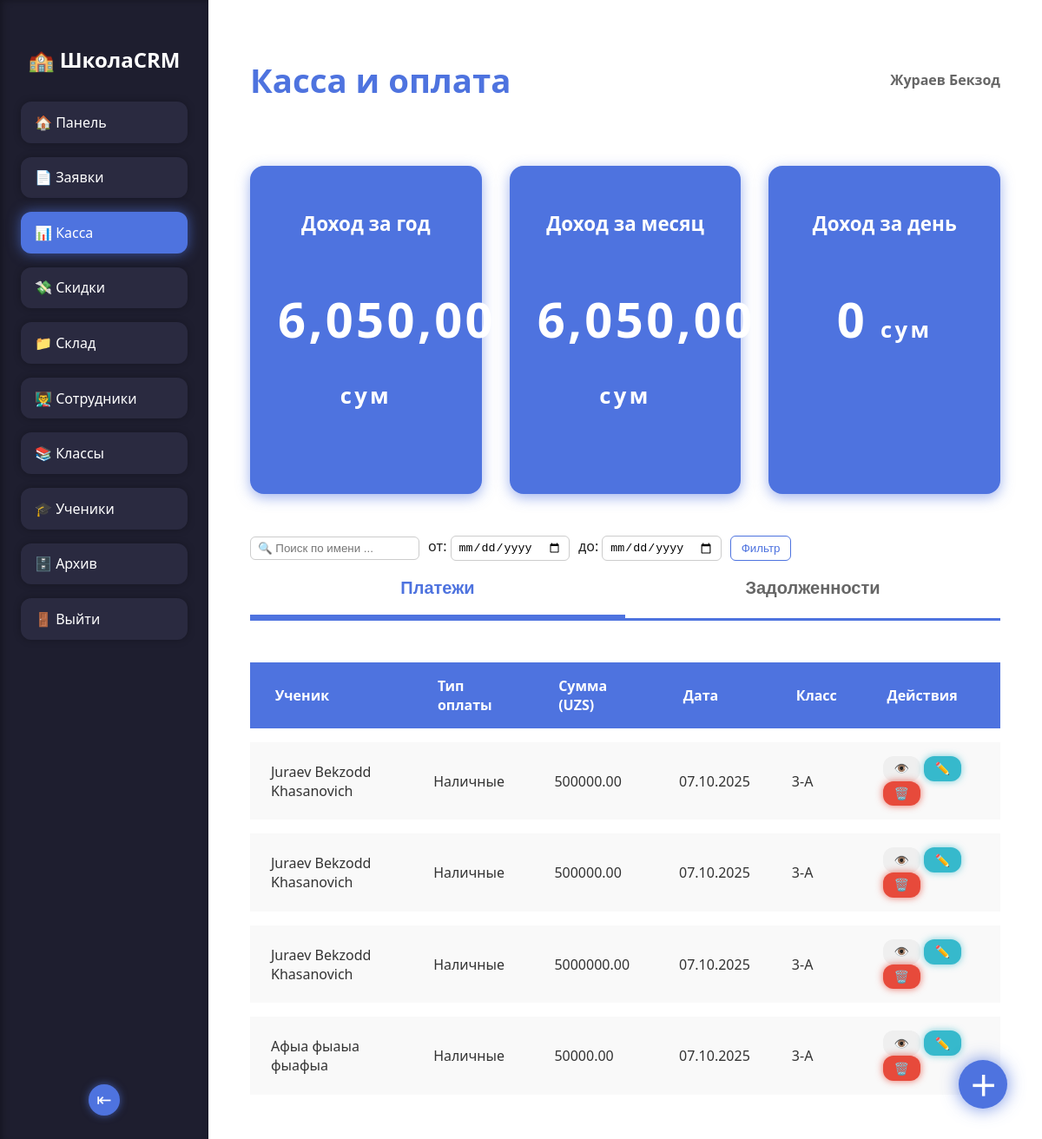
The app's page /kassa/ (signed in), older data.
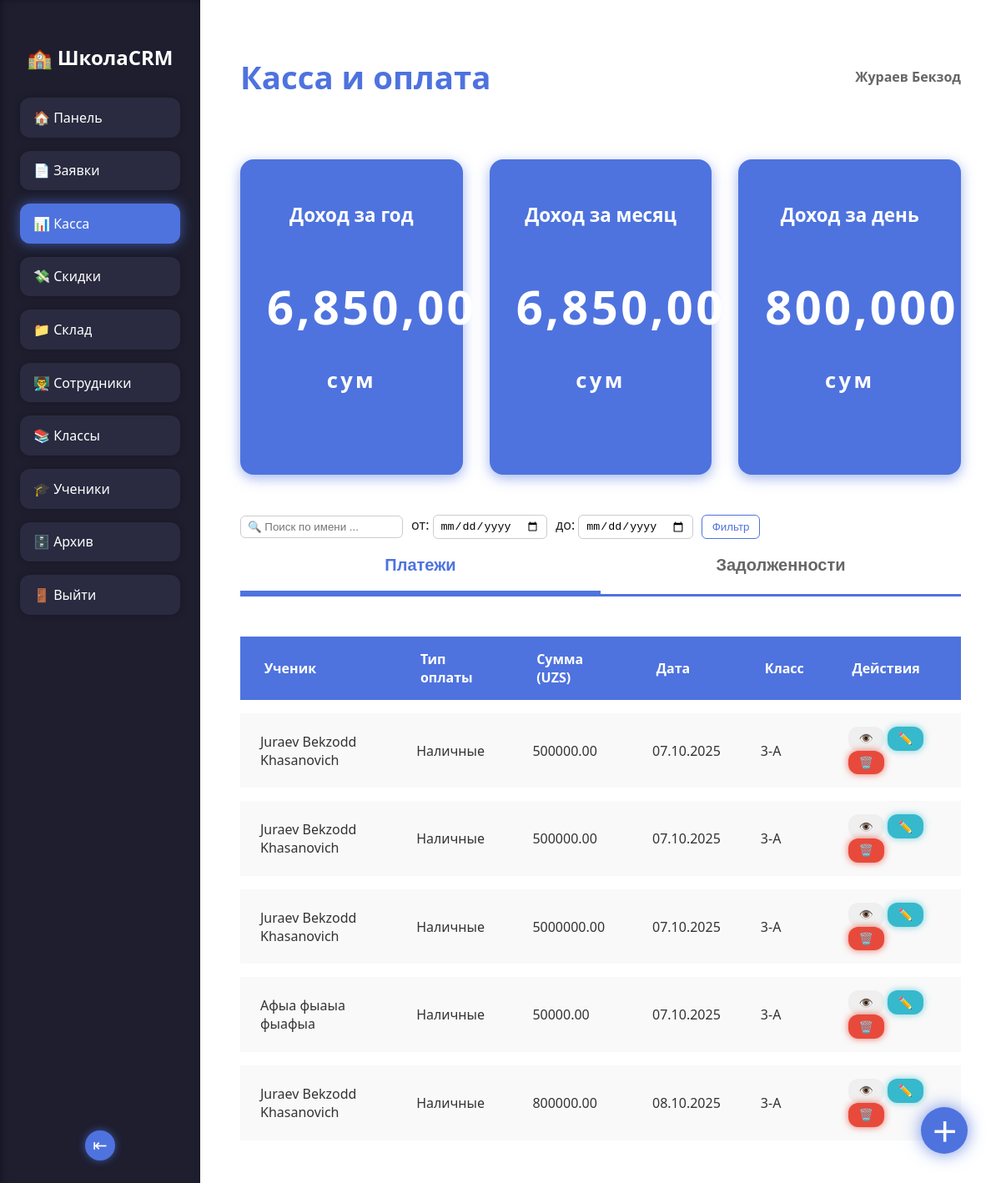
The same page, newer data.
### application/models.py (models this page shows, shortened)
class Profile(models.Model):
    POSITION_CHOICES = [
        ("admin", "Админ"),
        ("HR", "Отдел кадров"),
        ("supplier","Завхоз"),
        ("zavuch", "Завуч"),
    ]
    username = models.OneToOneField(User, on_delete=models.CASCADE, related_name='profile')
    name = models.CharField(max_length=200, null=True, blank=True, default=None)
    lastname = models.CharField(max_length=200, null=True, blank=True, default=None)
    middle_name = models.CharField(max_length=200, null=True, blank=True, default=None)
    position = models.CharField(max_length=20, choices=POSITION_CHOICES, blank=True, null=True)
    approve=models.BooleanField(default=False)

class Payment(models.Model):
    DEBT = "debt"
    PAYMENT = "payment"
    TRANSACTION_TYPES = [
        (DEBT, "Начисление"),
        (PAYMENT, "Оплата"),
    ]
    TYPE = [
        ("cash", "Наличные"),
        ("bank", "Банковские переводы"),
        ('card','Карта')
    ]
    transaction_type = models.CharField(max_length=10, choices=TRANSACTION_TYPES,null=True)
    student=models.ForeignKey(Student, on_delete=models.CASCADE)
    type_of_payment=models.CharField(max_length=20, choices=TYPE,null=True,blank=True)
    sum = models.DecimalField(max_digits=10, decimal_places=2, default=0)
    created_at = models.DateField(auto_now_add=True,null=True)

class Student(models.Model):
    name = models.CharField(max_length=200, null=True, blank=True, default=None)
    lastname = models.CharField(max_length=200, null=True, blank=True, default=None)
    middle_name = models.CharField(max_length=200, null=True, blank=True, default=None)
    phone = PhoneNumberField(blank=True, null=True)
    date_birth = models.DateField(null=True, blank=True, default=None)
    photo = models.ImageField(blank=True, null=True, upload_to='staff/')
    adres = models.CharField(max_length=200)
    passport = models.CharField(max_length=50)
    created_at = models.DateField(auto_now_add=True)
    prikaz=models.IntegerField(default=None)
    prikaz_date=models.DateField(blank=True,null=True)
    school_class = models.ForeignKey(SchoolClass, on_delete=models.SET_NULL, null=True, blank=True)
    Gender_CHOICES = [
        ("male", "Муж"),
        ("female", "Жен"),
    ]
    position_gender = models.CharField(max_length=20, choices=Gender_CHOICES, blank=True, null=True)
    prikaz_archive = models.IntegerField(default=None,blank=True,null=True)
    prikaz_date_archive = models.DateField(blank=True, null=True)
    archive=models.BooleanField(default=False)
    document = models.FileField(blank=True, null=True, upload_to='student/')
    discount = models.DecimalField(max_digits=10, decimal_places=2, blank=True,null=True)

class SchoolClass(models.Model):
    name = models.CharField(max_length=20, unique=True)  # e.g., "1-A", "2-B"

### application/views.py (the view, shortened to what this page needs)
# urls.py: path('kassa/',views.Kassa_view.as_view(),name='kassa'),
class Kassa_view(LoginRequiredMixin,TemplateView):
   login_url = reverse_lazy('login')
   template_name = 'kassa.html'
   def get_context_data(self, *, object_list=None, **kwargs):
      context = super().get_context_data(**kwargs)
      today = now().date()
      students_with_debt = Payment.objects.filter(
         transaction_type="debt",
         created_at__year=today.year,
         created_at__month=today.month
      ).values_list("student_id", flat=True)
      students = Student.objects.exclude(id__in=students_with_debt)
      payments = [
         Payment(
            student=s,
            transaction_type="debt",
            sum=s.discount if s.discount else 3800000
         )
         for s in students
      ]
      Payment.objects.bulk_create(payments)
      context['students']=Student.objects.values('id','name','lastname','middle_name','school_class__name')
      current_month = timezone.now().month
      current_year = timezone.now().year
      context['payment']=Payment.objects.filter(transaction_type='payment').select_related('student__school_class')
      context['more'] = Payment.objects.select_related('student__school_class')
      context['debt']=Payment.objects.values('student__id', 'student__name','student__lastname','student__middle_name','student__school_class__name') \
    .annotate(
        total=(
                Coalesce(Sum('sum', filter=Q(transaction_type='debt')), 0, output_field=models.DecimalField()) -
                Coalesce(Sum('sum', filter=Q(transaction_type='payment')), 0, output_field=models.DecimalField())
        ),last_payment=Max('created_at',filter=Q(transaction_type='payment'))
    ).filter(total__gt=0)
      context['sum_month'] = Payment.objects.filter(
         transaction_type='payment',
         created_at__year=current_year,
         created_at__month=current_month
      ).aggregate(total=Sum('sum'))['total'] or 0
      context['sum_day'] = Payment.objects.filter(
         transaction_type='payment',
         created_at=today
      ).aggregate(total=Sum('sum'))['total'] or 0
      context['sum_year'] = Payment.objects.filter(
         transaction_type='payment',
         created_at__year=current_year,
      ).aggregate(total=Sum('sum'))['total'] or 0
      return  context

### application/templates/kassa.html (shortened to what this page needs)
{% load humanize %}
<!DOCTYPE html>
<html lang="ru">
<head>
</head>
<body>
<aside class="sidebar" id="sidebar" aria-label="Навигация по сайту">
  <h2>🏫 ШколаCRM</h2>
  <nav class="menu" aria-label="Главное меню">
  <a href="{% url 'dashboard' %}" class="menu-link" > 🏠 Панель</a>
       {% if request.user.profile.position == 'admin' %}
      <a href="{% url 'approve' %}" class="menu-link">📄 Заявки</a>
      {% endif %}
      <a href="{% url 'kassa' %}" class="menu-link  active ">📊 Касса</a>
        <a href="{% url 'discount' %}" class="menu-link ">💸 Скидки</a>
         <a href="{% url 'warehouse' %}" class="menu-link">📁 Склад</a>
      <a href="{% url 'staff' %}" class="menu-link ">👨‍🏫 Сотрудники</a>
      <a href="{% url 'class' %}" class="menu-link ">📚 Классы</a>
      <a href="{% url 'student' %}" class="menu-link">🎓 Ученики</a>
      <a href="{% url 'archive' %}" class="menu-link">🗄️ Архив</a>
     <a href="{% url 'logout' %}" class="menu-link">🚪 Выйти</a>
  </nav>
  <button class="sidebar-toggle" aria-label="Свернуть меню" id="sidebarToggle">⇤</button>
</aside>
<div class="main-wrapper" role="main">
  <header class="top-bar">
    <h1>Касса и оплата</h1>
    <div class="user-info" aria-label="Пользователь: Иван Иванов">
      {{request.user.profile.lastname}} {{request.user.profile.name}}
    </div>
  </header>
    <section class="summary-grid" aria-label="Общее количество товаров по категориям">
    <article class="summary-card" tabindex="0" aria-label="Школьные принадлежности: 385 штук">
      <h2 class="summary-title">Доход за год</h2>
      <p class="summary-value">{{sum_year|intcomma}}<span class="summary-unit"> сум</span></p>
    </article>
    <article class="summary-card" tabindex="0" aria-label="Мебель: 120 штук">
      <h2 class="summary-title">Доход за месяц</h2>
      <p class="summary-value">{{sum_month|intcomma}}<span class="summary-unit"> сум</span></p>
    </article>
    <article class="summary-card" tabindex="0" aria-label="Оборудование: 45 штук">
      <h2 class="summary-title">Доход за день</h2>
      <p class="summary-value">{{sum_day|intcomma}}<span class="summary-unit"> сум</span></p>
    </article>
  </section>
   <div class="filters">
   <input type="text" id="searchInput" placeholder="🔍 Поиск по имени ..." />
    <label>
      от:
      <input type="date" id="startDate">
    </label>
    <label>
      до:
      <input type="date" id="endDate">
    </label>
    <button onclick="filterTable()">Фильтр</button>
  </div>
  <nav class="tabs" role="tablist" aria-label="Переключение между разделами">
    <button role="tab" aria-selected="true" aria-controls="payments-tab" id="tabPayments" class="active">Платежи</button>
    <button role="tab" aria-selected="false" aria-controls="debts-tab" id="tabDebts">Задолженности</button>
  </nav>
  <section id="payments-tab" class="tab-content active" role="tabpanel" aria-labelledby="tabPayments" tabindex="0">
    <table aria-label="Учёт оплат" id="paymentsTable">
      <thead>
        <tr>
          <th scope="col">Ученик</th>
          <th scope="col">Тип оплаты</th>
          <th scope="col">Сумма (UZS)</th>
          <th scope="col">Дата</th>
          <th scope="col">Класс</th>
          <th scope="col">Действия</th>
        </tr>
      </thead>
      <tbody>
        {% for item in payment %}
       <tr
  data-id="{{item.pk}}"
  data-student="{{item.student.lastname}} {{item.student.name}} {{item.student.middle_name}}"
  data-studentid="{{item.student.id}}"
  data-studentclass="{{item.student.school_class.name}}"
  data-type="{{item.type_of_payment}}"
  data-sum="{{ item.sum|floatformat:0 }}"
>
  <td data-label="Ученик">{{item.student.lastname}} {{item.student.name}} {{item.student.middle_name}}</td>
  <td data-label="Тип оплаты">{{item.get_type_of_payment_display}}</td>
  <td data-label="Сумма">{{item.sum}}</td>
  <td data-label="Дата">{{item.created_at|date:'d.m.Y'}}</td>
  <td data-label="Статус">{{item.student.school_class.name}}</td>
  <td>
    <button class="btn more" data-id="{{item.student.pk}}">👁️</button>
    <button class="btn edit" data-id="{{item.pk}}">✏️</button>
    <button class="btn delete" data-id="{{item.pk}}">🗑️</button>
  </td>
</tr>
        {% endfor %}
      </tbody>
    </table>
    <button class="btn-add-floating" aria-label="Добавить оплату" id="addPaymentBtn">＋</button>
  </section>
</div>
</body>
</html>

### application/templates/kassa.html (style rules this page uses)
*, *::before, *::after { box-sizing: border-box; }
body { margin: 0; padding: 0; font-family: 'Segoe UI', Tahoma, Geneva, Verdana, sans-serif; background: #f4f6fa; color: #222; display: flex; min-height: 100vh; }
.sidebar { background-color: #1e1e2f; width: 240px; padding: 2rem 1.5rem; display: flex; flex-direction: column; flex-shrink: 0; box-shadow: inset 2px 0 8px #00000055; transition: width 0.3s ease; user-select: none; position: relative; }
.sidebar h2 { font-size: 24px; margin-bottom: 2rem; text-align: center; color: white; user-select: text; }
.menu { display: flex; flex-direction: column; gap: 1rem; }
.menu-link { display: flex; align-items: center; gap: 10px; background-color: #2a2a40; padding: 0.8rem 1rem; border-radius: 12px; color: white; text-decoration: none; font-weight: 500; font-size: 1rem; cursor: pointer; box-shadow: 0 0 8px #00000044; transition: background-color 0.3s ease, color 0.3s ease; user-select: none; }
.menu-link.active { background-color: #4e73df; color: white; box-shadow: 0 0 15px #4e73dfaa; }
.sidebar-toggle { position: absolute; bottom: 2rem; left: 50%; transform: translateX(-50%); background: #4e73df; border: none; border-radius: 50%; width: 36px; height: 36px; cursor: pointer; font-size: 1.3rem; color: white; box-shadow: 0 0 10px #4e73dfaa; transition: background-color 0.3s ease; user-select: none; }
.main-wrapper { flex-grow: 1; display: flex; flex-direction: column; background: #fff; padding: 2.5rem 3rem; color: #222; position: relative; }
header.top-bar { display: flex; justify-content: space-between; align-items: center; margin-bottom: 3rem; }
header.top-bar h1 { font-size: 2.4rem; font-weight: 700; color: #4e73df; }
.user-info { font-weight: 600; font-size: 1rem; color: #666; user-select: none; }
.summary-grid { display: grid; grid-template-columns: repeat(auto-fit,minmax(200px,1fr)); gap: 2rem; margin-bottom: 3rem; }
.summary-card { background-color: #4e73df; border-radius: 16px; padding: 2rem; color: white; text-align: center; box-shadow: 0 4px 15px #4e73df88; cursor: default; user-select: none; transition: box-shadow 0.3s ease; }
.summary-title { font-weight: 700; font-size: 1.4rem; margin-bottom: 0.8rem; }
.summary-value { font-weight: 900; font-size: 3.5rem; letter-spacing: 0.06em; }
.summary-unit { font-weight: 700; font-size: 1.6rem; margin-left: 0.3rem; }
.tabs { display: flex; border-bottom: 3px solid #4e73df; margin-bottom: 2rem; }
.tabs button { flex: 1; background: none; border: none; padding: 1.2rem 0; font-size: 1.25rem; font-weight: 600; color: #666; cursor: pointer; border-bottom: 4px solid transparent; transition: color 0.3s ease, border-color 0.3s ease; user-select: none; }
.tabs button.active, .tabs button:hover:not(:disabled) { color: #4e73df; border-bottom-color: #4e73df; }
.tab-content { display: none; animation: fadeIn 0.35s ease forwards; }
.tab-content.active { display: block; }
table { width: 100%; border-collapse: separate; border-spacing: 0 16px; font-size: 1rem; font-weight: 500; border-radius: 12px; overflow: hidden; }
thead tr th { background: #4e73df; color: white; padding: 1rem 1.8rem; font-weight: 700; text-align: left; user-select: none; }
tbody tr { background: #f9f9f9; border-radius: 12px; transition: background-color 0.2s ease; }
tbody tr td { padding: 1rem 1.5rem; vertical-align: middle; color: #333; }
.btn { padding: 0.4rem 0.8rem; font-size: 14px; font-weight: 600; border: none; border-radius: 12px; cursor: pointer; user-select: none; transition: background-color 0.3s ease, box-shadow 0.3s ease; }
.btn.edit { background-color: #36b9cc; color: white; margin-right: 0.5rem; box-shadow: 0 0 8px #36b9ccaa; }
.btn.delete { background-color: #e74a3b; color: white; box-shadow: 0 0 8px #e74a3bcc; }
.btn-add-floating { position: fixed; bottom: 40px; right: 40px; background-color: #4e73df; border: none; color: white; width: 56px; height: 56px; border-radius: 50%; font-size: 32px; font-weight: 700; box-shadow: 0 0 20px #4e73dfcc; cursor: pointer; user-select: none; transition: background-color 0.3s ease; display: flex; align-items: center; justify-content: center; }
.filters { display: flex; gap: 10px; align-items: center; }
.filters input[type="text"], .filters input[type="date"] { padding: 5px 8px; border: 1px solid #ccc; border-radius: 6px; }
.filters button { padding: 6px 12px; background: white; color: #4e73df; border: 1px solid #4e73df; border-radius: 6px; cursor: pointer; transition: background 0.2s; }

Row changes from the older to the newer data that the page shows:
added Payment: student.lastname "Juraev", student.name "Bekzodd", student.middle_name "Khasanovich", type_of_payment "Наличные", sum "800000.00", created_at "08.10.2025", student.school_class.name "3-А"
Text that changed along with them:
{{ sum_year|intcomma }}: "6,050,000" → "6,850,000"
{{ sum_month|intcomma }}: "6,050,000" → "6,850,000"
{{ sum_day|intcomma }}: "0" → "800,000"
